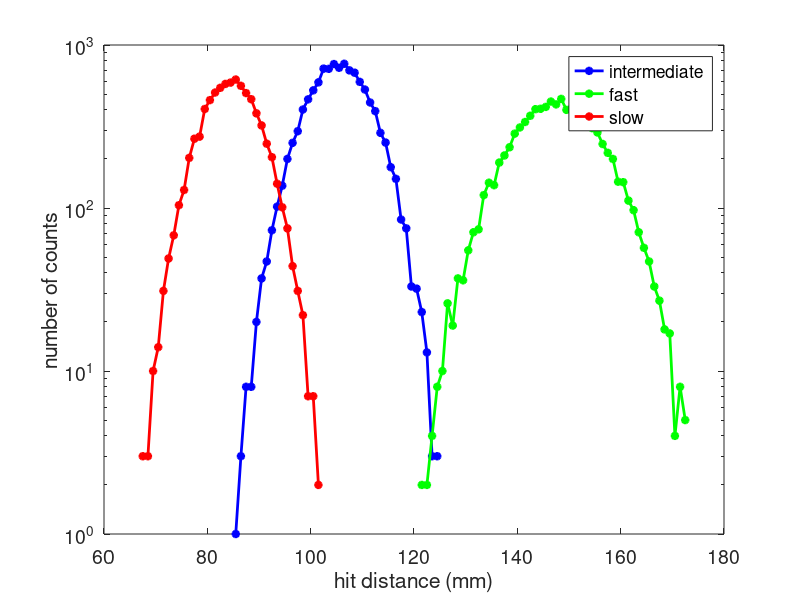

The MATLAB source for this figure: (Note: this script raises an error after producing the figure.)
clc 
close all;


fast = csvread("maxwellian_700e3_3e6_2e5.csv");
bulk = csvread("maxwellian_500e3_5e6_1e5.csv");
slow = csvread("maxwellian_400e3_5_5e6_8e4.csv");

y_center = 15.0;
radius = 1e-3;
n = 5e6;
v0 = 500e3; % bulk speed
mi = 1.672649e-27;  % ion mass
me = 9.11e-31;  % electron mass
ma = 6.64e-27;
m = mi; % christmas
q = 1.602176565E-19;    % elementary charge
kb = 1.38064852e-23;    % boltzman constant
T = 1e5; % 10⁵K
vt = (2*kb*T/m)^(1/2);  % thermal velocity
v = 1:100:2.5e6;
pixel_size = 1e-3;
instrument_length = 0.4;
B0 = 0.1;
delta_v = (q*B0*pixel_size)/(2*m);
A = pi*radius^2;
nb_pix = floor(instrument_length/pixel_size);
tau = 5e-3;
Phi0 = 360;  % azymuthal aperture angle
Theta0 = 5;    % elevation aperture angle
G = tau*A*(Phi0/4*pi/180)*(1-cos(Theta0*pi/180));

final_posbulk = (bulk(:,2)-y_center).*1e-3;
final_posbulk = sort(final_posbulk);
Count_pixel_bulk = zeros(1,nb_pix);
v_counts_bulk = zeros(1,nb_pix);
for i=1:nb_pix
    upper = i*pixel_size;
    lower = (i-1)*pixel_size;
    Count_pixel_bulk(i) = sum(final_posbulk < upper) - sum(final_posbulk < lower);
    v_counts_bulk(i) = ((i*pixel_size*q*B0)/(2*m) + ((i-1)*pixel_size*q*B0)/(2*m))/2;
end

final_pos_fast = (fast(:,2)-y_center).*1e-3;
final_pos_fast = sort(final_pos_fast);
Count_pixel_fast = zeros(1,nb_pix);
v_counts_fast = zeros(1,nb_pix);
for i=1:nb_pix
    upper = i*pixel_size;
    lower = (i-1)*pixel_size;
    Count_pixel_fast(i) = sum(final_pos_fast < upper) - sum(final_pos_fast < lower);
    v_counts_fast(i) = ((i*pixel_size*q*B0)/(2*m) + ((i-1)*pixel_size*q*B0)/(2*m))/2;
end

final_pos_slow = (slow(:,2)-y_center).*1e-3;
final_pos_slow = sort(final_pos_slow);
Count_pixel_slow = zeros(1,nb_pix);
v_counts_slow = zeros(1,nb_pix);
for i=1:nb_pix
    upper = i*pixel_size;
    lower = (i-1)*pixel_size;
    Count_pixel_slow(i) = sum(final_pos_slow < upper) - sum(final_pos_slow < lower);
    v_counts_slow(i) = ((i*pixel_size*q*B0)/(2*m) + ((i-1)*pixel_size*q*B0)/(2*m))/2;
end

v_counts_bulk = v_counts_bulk(Count_pixel_bulk ~= 0);
Count_pixel_bulk = Count_pixel_bulk(Count_pixel_bulk ~= 0);
v_counts_fast = v_counts_fast(Count_pixel_fast ~= 0);
Count_pixel_fast = Count_pixel_fast(Count_pixel_fast ~= 0);
v_counts_slow = v_counts_slow(Count_pixel_slow ~= 0);
Count_pixel_slow = Count_pixel_slow(Count_pixel_slow ~= 0);


figure()
semilogy(1000*2*m*v_counts_bulk./(q*B0), Count_pixel_bulk, 'b-*', 'LineWidth', 2);
hold on;
set(gca,'FontSize',14);
semilogy(1000*2*m*v_counts_fast./(q*B0), Count_pixel_fast, 'g-*', 'LineWidth', 2);
semilogy(1000*2*m*v_counts_slow./(q*B0), Count_pixel_slow, 'r-*', 'LineWidth', 2);
%line([min(xlim);max(xlim)],[100;100], 'color', 'k', 'LineWidth', 3);
%title([{"Number of counts per pixel"},{"as a function of hit distance"}]);
xlabel("hit distance (mm)");
ylabel("number of counts");
legend("intermediate", "fast", "slow");


f_est_maxwell_bulk = Count_pixel_bulk./(G*delta_v*v_counts_bulk.^3);
f_est_maxwell_fast = Count_pixel_fast./(G*delta_v*v_counts_fast.^3);
f_est_maxwell_slow = Count_pixel_slow./(G*delta_v*v_counts_slow.^3);
csvwrite('fitting_data_maxwell_SIMION.txt', [v_counts_bulk; f_est_maxwell_bulk]);

vt_fast = ((2*kb*2e5)/m)^(1/2);
vt_slow = ((2*kb*0.8e5)/m)^(1/2);

figure()
semilogy(v_counts_bulk, f_est_maxwell_bulk, 'r-*', 'LineWidth', 2);
hold on;
set(gca,'FontSize',14);
semilogy(v, (5e6/(pi^(3/2)*vt^3)).*exp(-(v-v0).^2/vt^2), 'b--', 'LineWidth', 2);
semilogy(v_counts_fast, f_est_maxwell_fast, 'r-*', 'LineWidth', 2);
semilogy(v, (3e6/(pi^(3/2)*vt_fast^3)).*exp(-(v-700e3).^2/vt_fast^2), 'b--', 'LineWidth', 2);
semilogy(v_counts_slow, f_est_maxwell_slow, 'r-*', 'LineWidth', 2);
semilogy(v, (5.5e6/(pi^(3/2)*vt_slow^3)).*exp(-(v-400e3).^2/vt_slow^2), 'b--', 'LineWidth', 2);
ylim([1e-11 1e-7])
legend("f_{estimated}", "f_{input}");
xlabel("velocity (m/s)");
ylabel("f (m^{-3} (m/s)^{-3})");
%title("Estimated and theoretical distributions");

csvwrite("fitting_data_maxwell_SIMION_bulk.txt", [v_counts_bulk; f_est_maxwell_bulk]);
csvwrite("fitting_data_maxwell_SIMION_fast.txt", [v_counts_fast; f_est_maxwell_fast]);
csvwrite("fitting_data_maxwell_SIMION_slow.txt", [v_counts_slow; f_est_maxwell_slow]);




% figure()
% semilogy(pixel_size_list, er_density, 'LineWidth', 2);
% hold on;
% semilogy(pixel_size_list, er_vt, 'LineWidth', 2);
% title("relative error on parameters with pixel size");
% xlabel("pixel size (m)");
% ylabel("e_r (%)");
% legend("density", "vt");


